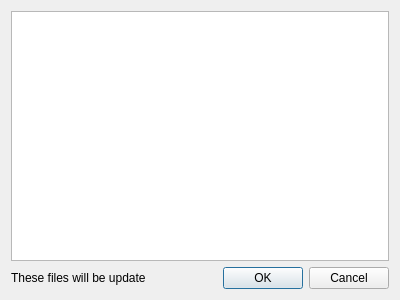
<?xml version="1.0" encoding="UTF-8"?>
<ui version="4.0">
 <class>overwriteRecovery</class>
 <widget class="QDialog" name="overwriteRecovery">
  <property name="geometry">
   <rect>
    <x>0</x>
    <y>0</y>
    <width>400</width>
    <height>300</height>
   </rect>
  </property>
  <property name="windowTitle">
   <string>Dialog</string>
  </property>
  <layout class="QVBoxLayout" name="verticalLayout">
   <item>
    <widget class="QTreeView" name="treeView"/>
   </item>
   <item>
    <layout class="QHBoxLayout" name="horizontalLayout">
     <item>
      <widget class="QLabel" name="label">
       <property name="text">
        <string>These files will be update</string>
       </property>
      </widget>
     </item>
     <item>
      <widget class="QDialogButtonBox" name="buttonBox_2">
       <property name="orientation">
        <enum>Qt::Horizontal</enum>
       </property>
       <property name="standardButtons">
        <set>QDialogButtonBox::Cancel|QDialogButtonBox::Ok</set>
       </property>
      </widget>
     </item>
    </layout>
   </item>
  </layout>
 </widget>
 <resources/>
 <connections>
  <connection>
   <sender>buttonBox_2</sender>
   <signal>accepted()</signal>
   <receiver>overwriteRecovery</receiver>
   <slot>close()</slot>
   <hints>
    <hint type="sourcelabel">
     <x>289</x>
     <y>277</y>
    </hint>
    <hint type="destinationlabel">
     <x>199</x>
     <y>149</y>
    </hint>
   </hints>
  </connection>
  <connection>
   <sender>buttonBox_2</sender>
   <signal>rejected()</signal>
   <receiver>overwriteRecovery</receiver>
   <slot>close()</slot>
   <hints>
    <hint type="sourcelabel">
     <x>289</x>
     <y>277</y>
    </hint>
    <hint type="destinationlabel">
     <x>199</x>
     <y>149</y>
    </hint>
   </hints>
  </connection>
 </connections>
</ui>
